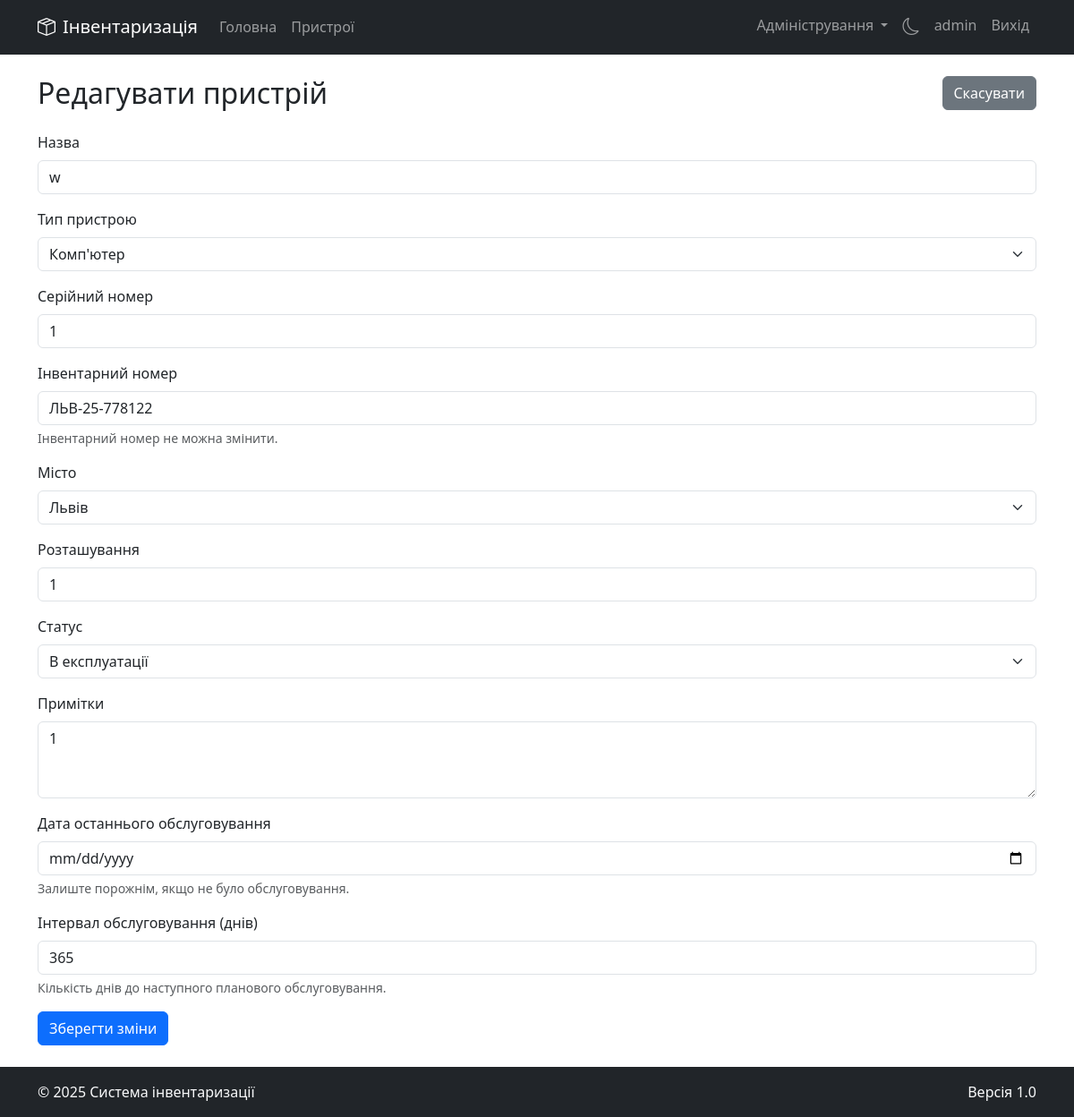
The app's page /device/1/edit (signed in) with its own data.
### app.py (models this page shows, shortened)
class User(UserMixin, db.Model):
    id = db.Column(db.Integer, primary_key=True)
    username = db.Column(db.String(80), unique=True, nullable=False)
    password = db.Column(db.String(120), nullable=False)
    is_admin = db.Column(db.Boolean, default=False)
    is_active = db.Column(db.Boolean, default=True)
    created_at = db.Column(db.DateTime, default=datetime.utcnow)
    city_id = db.Column(db.Integer, db.ForeignKey('city.id'))
    city = db.relationship('City', backref='users')

class Device(db.Model):
    id = db.Column(db.Integer, primary_key=True)
    name = db.Column(db.String(100), nullable=False)
    type = db.Column(db.String(50), nullable=False)
    serial_number = db.Column(db.String(100), unique=True)
    inventory_number = db.Column(db.String(20), unique=True)
    location = db.Column(db.String(200))
    status = db.Column(db.String(50))
    notes = db.Column(db.Text)
    created_at = db.Column(db.DateTime, default=datetime.utcnow)
    city_id = db.Column(db.Integer, db.ForeignKey('city.id'), nullable=False)
    photos = db.relationship('DevicePhoto', backref='device', lazy=True, cascade="all, delete-orphan")
    history = db.relationship('DeviceHistory', backref='device', lazy=True, cascade="all, delete-orphan")
    last_maintenance = db.Column(db.DateTime, nullable=True)
    maintenance_interval = db.Column(db.Integer, default=365, nullable=True)
    next_maintenance = db.Column(db.DateTime, nullable=True)

class City(db.Model):
    id = db.Column(db.Integer, primary_key=True)
    name = db.Column(db.String(100), nullable=False, unique=True)
    devices = db.relationship('Device', backref='city', lazy=True)

### app.py (the view, shortened to what this page needs)
@app.route('/device/<int:device_id>/edit', methods=['GET', 'POST'])
@login_required
def edit_device(device_id):
    device = Device.query.get_or_404(device_id)
    if not current_user.is_admin and device.city_id != current_user.city_id:
        abort(403)
    if current_user.is_admin:
        cities = City.query.all()
    else:
        cities = [current_user.city]
    return render_template('edit_device.html', device=device, cities=cities)

### app.py (called while the page is built)
@login_manager.user_loader
def load_user(user_id):
    user = User.query.get(int(user_id))
    if user and user.is_active:
        return user
    return None

@app.context_processor
def utility_processor():
    def get_user_agent():
        return request.headers.get('User-Agent')
    return dict(get_user_agent=get_user_agent)

### templates/edit_device.html (shortened to what this page needs)
{% extends "base.html" %}
{% block content %}
<div class="row mb-3">
    <div class="col">
        <h2>Редагувати пристрій</h2>
    </div>
    <div class="col-auto">
        <a href="{{ url_for('device_detail', device_id=device.id) }}" class="btn btn-secondary">Скасувати</a>
    </div>
</div>
<form method="POST">
    <div class="mb-3">
        <label for="name" class="form-label">Назва</label>
        <input type="text" class="form-control" id="name" name="name" value="{{ device.name }}" required>
    </div>
    <div class="mb-3">
        <label for="type" class="form-label">Тип пристрою</label>
        <select class="form-select" id="type" name="type" required>
            <option value="Комп'ютер" {% if device.type == 'Комп\'ютер' %}selected{% endif %}>Комп'ютер</option>
        </select>
    </div>
    <div class="mb-3">
        <label for="serial_number" class="form-label">Серійний номер</label>
        <input type="text" class="form-control" id="serial_number" name="serial_number" value="{{ device.serial_number }}" required>
    </div>
    <div class="mb-3">
        <label for="inventory_number" class="form-label">Інвентарний номер</label>
        <input type="text" class="form-control" id="inventory_number" value="{{ device.inventory_number }}" readonly>
        <div class="form-text">Інвентарний номер не можна змінити.</div>
    </div>
    {% if current_user.is_admin and cities|length > 1 %}
    <div class="mb-3">
        <label for="city_id" class="form-label">Місто</label>
        <select class="form-select" id="city_id" name="city_id" required>
            {% for city in cities %}
            <option value="{{ city.id }}" {% if city.id == device.city_id %}selected{% endif %}>{{ city.name }}</option>
            {% endfor %}
        </select>
    </div>
    {% endif %}
    <div class="mb-3">
        <label for="location" class="form-label">Розташування</label>
        <input type="text" class="form-control" id="location" name="location" value="{{ device.location }}" required>
    </div>
    <div class="mb-3">
        <label for="status" class="form-label">Статус</label>
        <select class="form-select" id="status" name="status" required>
            <option value="В експлуатації" {% if device.status == 'В експлуатації' %}selected{% endif %}>В експлуатації</option>
        </select>
    </div>
    <div class="mb-3">
        <label for="notes" class="form-label">Примітки</label>
        <textarea class="form-control" id="notes" name="notes" rows="3">{{ device.notes }}</textarea>
    </div>
    <div class="mb-3">
        <label for="last_maintenance" class="form-label">Дата останнього обслуговування</label>
        <input type="date" class="form-control" id="last_maintenance" name="last_maintenance" value="{{ device.last_maintenance.strftime('%Y-%m-%d') if device.last_maintenance else '' }}">
        <div class="form-text">Залиште порожнім, якщо не було обслуговування.</div>
    </div>
    <div class="mb-3">
        <label for="maintenance_interval" class="form-label">Інтервал обслуговування (днів)</label>
        <input type="number" class="form-control" id="maintenance_interval" name="maintenance_interval" value="{{ device.maintenance_interval or 365 }}" min="1">
        <div class="form-text">Кількість днів до наступного планового обслуговування.</div>
    </div>
    <button type="submit" class="btn btn-primary">Зберегти зміни</button>
</form>
{% endblock %}

### templates/base.html (shortened to what this page needs)
<!DOCTYPE html>
<html lang="uk" data-bs-theme="{{ request.cookies.get('theme', 'light') }}">
<head>
    <link href="https://cdn.jsdelivr.net/npm/bootstrap@5.3.0/dist/css/bootstrap.min.css" rel="stylesheet">
    <link rel="stylesheet" href="https://cdn.jsdelivr.net/npm/bootstrap-icons@1.11.0/font/bootstrap-icons.css">
</head>
<body>
    <header>
        <nav class="navbar navbar-expand-lg navbar-dark bg-dark mb-4">
            <div class="container">
                <a class="navbar-brand" href="{{ url_for('index') }}">
                    <i class="bi bi-box-seam me-2"></i>Інвентаризація
                </a>
                <div class="collapse navbar-collapse" id="navbarNav">
                    <ul class="navbar-nav me-auto">
                        <li class="nav-item">
                            <a class="nav-link" href="{{ url_for('index') }}">Головна</a>
                        </li>
                        {% if current_user.is_authenticated %}
                        <li class="nav-item">
                            <a class="nav-link" href="{{ url_for('devices') }}">Пристрої</a>
                        </li>
                        {% endif %}
                    </ul>
                    <ul class="navbar-nav ms-auto">
                        {% if current_user.is_authenticated %}
                            {% if current_user.is_admin %}
                            <li class="nav-item dropdown">
                                <a class="nav-link dropdown-toggle" href="#" id="adminDropdown" role="button" data-bs-toggle="dropdown" aria-expanded="false">
                                    Адміністрування
                                </a>
                            </li>
                            {% endif %}
                            <li class="nav-item">
                                <a class="nav-link" href="{{ url_for('toggle_theme') }}">
                                    {% if request.cookies.get('theme') == 'dark' %}
                                        <i class="bi bi-sun navbar-theme-icon"></i>
                                    {% else %}
                                        <i class="bi bi-moon navbar-theme-icon"></i>
                                    {% endif %}
                                </a>
                            </li>
                            <li class="nav-item">
                                <a class="nav-link" href="#">{{ current_user.username }}</a>
                            </li>
                            <li class="nav-item">
                                <a class="nav-link" href="{{ url_for('logout') }}">Вихід</a>
                            </li>
                        {% endif %}
                    </ul>
                </div>
            </div>
        </nav>
    </header>
    <main class="container mb-4">
        {% block content %}{% endblock %}
    </main>
    <footer class="bg-dark text-light py-3 mt-auto">
        <div class="container">
            <div class="row">
                <div class="col-md-6">
                    <p class="mb-0">&copy; 2025 Система інвентаризації</p>
                </div>
                <div class="col-md-6 text-md-end">
                    <p class="mb-0">Версія 1.0</p>
                </div>
            </div>
        </div>
    </footer>
</body>
</html>

### templates/base.html (style rules this page uses)
body { min-height: 100vh; display: flex; flex-direction: column; }
main { flex: 1; }
.navbar-theme-icon { font-size: 1.2rem; cursor: pointer; }

### records on screen
User: username "admin"
Device: name "w", type "Комп'ютер", serial_number "1", inventory_number "ЛЬВ-25-778122", city_id "Львів", location "1", status "В експлуатації", notes "1", maintenance_interval "365"
